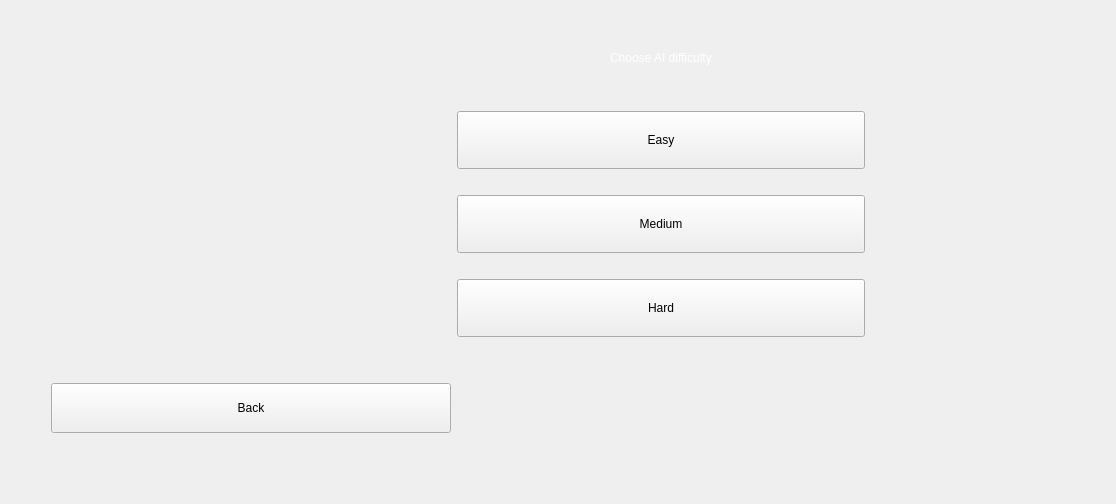
      <widget class="QWidget" name="ai_transition">
       <property name="enabled">
        <bool>true</bool>
       </property>
       <layout class="QHBoxLayout" name="horizontalLayout_12">
        <item>
         <layout class="QGridLayout" name="gridLayout_12">
          <item row="2" column="1">
           <spacer name="horizontalSpacer_11">
            <property name="orientation">
             <enum>Qt::Orientation::Horizontal</enum>
            </property>
            <property name="sizeType">
             <enum>QSizePolicy::Policy::Maximum</enum>
            </property>
            <property name="sizeHint" stdset="0">
             <size>
              <width>200</width>
              <height>20</height>
             </size>
            </property>
           </spacer>
          </item>
          <item row="5" column="0">
           <spacer name="horizontalSpacer_9">
            <property name="orientation">
             <enum>Qt::Orientation::Horizontal</enum>
            </property>
            <property name="sizeHint" stdset="0">
             <size>
              <width>40</width>
              <height>20</height>
             </size>
            </property>
           </spacer>
          </item>
          <item row="2" column="3">
           <spacer name="horizontalSpacer_12">
            <property name="orientation">
             <enum>Qt::Orientation::Horizontal</enum>
            </property>
            <property name="sizeType">
             <enum>QSizePolicy::Policy::Maximum</enum>
            </property>
            <property name="sizeHint" stdset="0">
             <size>
              <width>200</width>
              <height>20</height>
             </size>
            </property>
           </spacer>
          </item>
          <item row="4" column="2">
           <spacer name="verticalSpacer_18">
            <property name="orientation">
             <enum>Qt::Orientation::Vertical</enum>
            </property>
            <property name="sizeType">
             <enum>QSizePolicy::Policy::Maximum</enum>
            </property>
            <property name="sizeHint" stdset="0">
             <size>
              <width>20</width>
              <height>40</height>
             </size>
            </property>
           </spacer>
          </item>
          <item row="3" column="2">
           <layout class="QVBoxLayout" name="verticalLayout">
            <property name="spacing">
             <number>26</number>
            </property>
            <item>
             <widget class="QPushButton" name="pushButton_12">
              <property name="sizePolicy">
               <sizepolicy hsizetype="Preferred" vsizetype="Maximum">
                <horstretch>0</horstretch>
                <verstretch>0</verstretch>
               </sizepolicy>
              </property>
              <property name="minimumSize">
               <size>
                <width>400</width>
                <height>50</height>
               </size>
              </property>
              <property name="styleSheet">
               <string notr="true">min-width:400px;
min-height:50px;</string>
              </property>
              <property name="text">
               <string>Easy</string>
              </property>
             </widget>
            </item>
            <item>
             <widget class="QPushButton" name="pushButton_15">
              <property name="sizePolicy">
               <sizepolicy hsizetype="Preferred" vsizetype="Maximum">
                <horstretch>0</horstretch>
                <verstretch>0</verstretch>
               </sizepolicy>
              </property>
              <property name="minimumSize">
               <size>
                <width>400</width>
                <height>50</height>
               </size>
              </property>
              <property name="styleSheet">
               <string notr="true">min-height:50px;</string>
              </property>
              <property name="text">
               <string>Medium</string>
              </property>
             </widget>
            </item>
            <item>
             <widget class="QPushButton" name="pushButton_13">
              <property name="sizePolicy">
               <sizepolicy hsizetype="Preferred" vsizetype="Maximum">
                <horstretch>0</horstretch>
                <verstretch>0</verstretch>
               </sizepolicy>
              </property>
              <property name="minimumSize">
               <size>
                <width>400</width>
                <height>50</height>
               </size>
              </property>
              <property name="styleSheet">
               <string notr="true">min-height:50px;</string>
              </property>
              <property name="text">
               <string>Hard</string>
              </property>
             </widget>
            </item>
           </layout>
          </item>
          <item row="7" column="2">
           <spacer name="verticalSpacer_15">
            <property name="orientation">
             <enum>Qt::Orientation::Vertical</enum>
            </property>
            <property name="sizeType">
             <enum>QSizePolicy::Policy::Maximum</enum>
            </property>
            <property name="sizeHint" stdset="0">
             <size>
              <width>20</width>
              <height>60</height>
             </size>
            </property>
           </spacer>
          </item>
          <item row="0" column="2">
           <spacer name="verticalSpacer_16">
            <property name="orientation">
             <enum>Qt::Orientation::Vertical</enum>
            </property>
            <property name="sizeHint" stdset="0">
             <size>
              <width>20</width>
              <height>40</height>
             </size>
            </property>
           </spacer>
          </item>
          <item row="5" column="1" alignment="Qt::AlignmentFlag::AlignHCenter">
           <widget class="QPushButton" name="pushButton_14">
            <property name="sizePolicy">
             <sizepolicy hsizetype="Maximum" vsizetype="Fixed">
              <horstretch>0</horstretch>
              <verstretch>0</verstretch>
             </sizepolicy>
            </property>
            <property name="minimumSize">
             <size>
              <width>400</width>
              <height>50</height>
             </size>
            </property>
            <property name="text">
             <string>Back</string>
            </property>
           </widget>
          </item>
          <item row="2" column="2">
           <spacer name="verticalSpacer_17">
            <property name="orientation">
             <enum>Qt::Orientation::Vertical</enum>
            </property>
            <property name="sizeType">
             <enum>QSizePolicy::Policy::Maximum</enum>
            </property>
            <property name="sizeHint" stdset="0">
             <size>
              <width>20</width>
              <height>40</height>
             </size>
            </property>
           </spacer>
          </item>
          <item row="2" column="4">
           <spacer name="horizontalSpacer_10">
            <property name="orientation">
             <enum>Qt::Orientation::Horizontal</enum>
            </property>
            <property name="sizeHint" stdset="0">
             <size>
              <width>40</width>
              <height>20</height>
             </size>
            </property>
           </spacer>
          </item>
          <item row="1" column="2" alignment="Qt::AlignmentFlag::AlignHCenter">
           <widget class="QLabel" name="label_13">
            <property name="styleSheet">
             <string notr="true">color: rgb(255, 255, 255);
font: 900 24pt &quot;Segoe UI Black&quot;;</string>
            </property>
            <property name="text">
             <string>Choose AI difficulty</string>
            </property>
           </widget>
          </item>
         </layout>
        </item>
       </layout>
      </widget>
